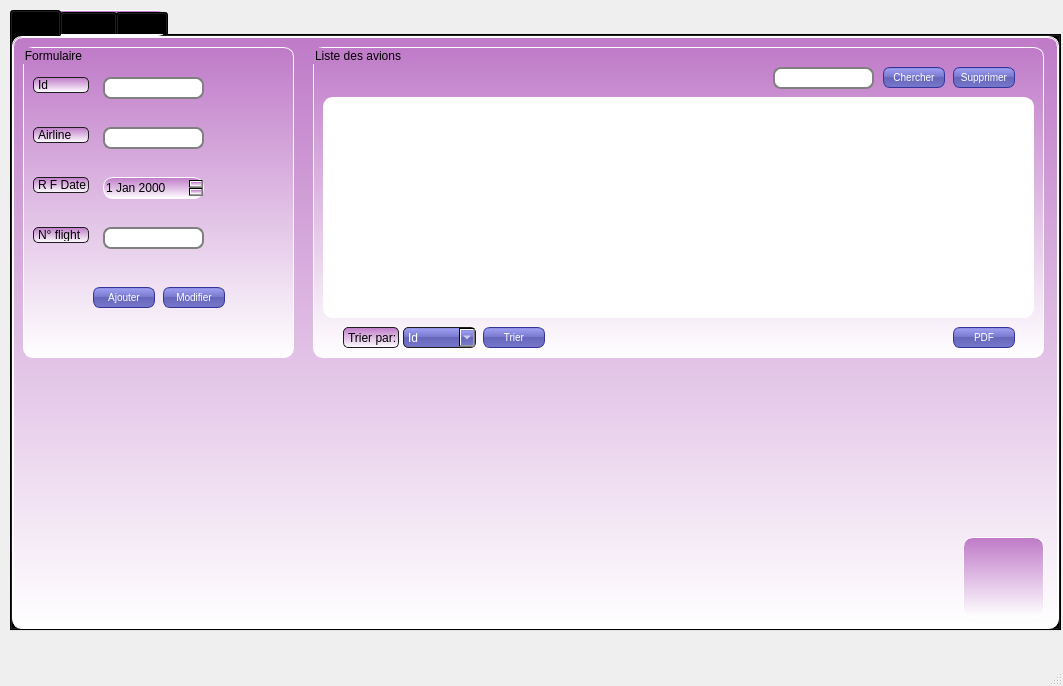
<?xml version="1.0" encoding="UTF-8"?>
<ui version="4.0">
 <class>avions</class>
 <widget class="QMainWindow" name="avions">
  <property name="geometry">
   <rect>
    <x>0</x>
    <y>0</y>
    <width>1063</width>
    <height>686</height>
   </rect>
  </property>
  <property name="windowTitle">
   <string>avions</string>
  </property>
  <widget class="QWidget" name="centralwidget">
   <widget class="QTabWidget" name="tabWidget">
    <property name="geometry">
     <rect>
      <x>10</x>
      <y>10</y>
      <width>1051</width>
      <height>621</height>
     </rect>
    </property>
    <property name="styleSheet">
     <string notr="true">
border: 1px solid white;
border-radius: 10px;
background: white;

background: QLinearGradient(x1: 0, y1: 0, x2: 0, y2: 1, stop: 0 rgba(191, 122, 200, 255), stop: 1 rgba(255, 255, 255, 255));

</string>
    </property>
    <property name="currentIndex">
     <number>0</number>
    </property>
    <widget class="QWidget" name="tab">
     <attribute name="title">
      <string>Data</string>
     </attribute>
     <widget class="QGroupBox" name="groupBox">
      <property name="geometry">
       <rect>
        <x>10</x>
        <y>10</y>
        <width>271</width>
        <height>311</height>
       </rect>
      </property>
      <property name="styleSheet">
       <string notr="true"/>
      </property>
      <property name="title">
       <string>Formulaire</string>
      </property>
      <widget class="QPushButton" name="pb_ajouter">
       <property name="geometry">
        <rect>
         <x>70</x>
         <y>240</y>
         <width>62</width>
         <height>21</height>
        </rect>
       </property>
       <property name="styleSheet">
        <string notr="true">QPushButton {
color: white;
background-color: QLinearGradient( x1: 0, y1: 0, x2: 0, y2: 1, stop: 0 #88d, stop: 0.1 #99e, stop: 0.49 #77c, stop: 0.5 #66b, stop: 1 #77c);
border-width: 1px;
border-color: #339;
border-style: solid;
border-radius: 7;
padding: 3px;
font-size: 10px;
padding-left: 5px;
padding-right: 5px;
min-width: 50px;
max-width: 50px;
min-height: 13px;
max-height: 13px;
}</string>
       </property>
       <property name="text">
        <string>Ajouter</string>
       </property>
      </widget>
      <widget class="QLabel" name="label">
       <property name="geometry">
        <rect>
         <x>10</x>
         <y>30</y>
         <width>56</width>
         <height>16</height>
        </rect>
       </property>
       <property name="styleSheet">
        <string notr="true">
    padding: 1px;
    border-style: solid;
    border: 1px solid #1e1e1e;
    border-radius: 5;
</string>
       </property>
       <property name="text">
        <string>Id</string>
       </property>
      </widget>
      <widget class="QLineEdit" name="lineEdit_Id">
       <property name="geometry">
        <rect>
         <x>80</x>
         <y>30</y>
         <width>101</width>
         <height>22</height>
        </rect>
       </property>
       <property name="styleSheet">
        <string notr="true">QLineEdit {
	background-color: rgb(255, 255, 255);
padding: 1px;
border-style: solid;
border: 2px solid gray;
border-radius: 8px;
}
</string>
       </property>
      </widget>
      <widget class="QLabel" name="label_2">
       <property name="geometry">
        <rect>
         <x>10</x>
         <y>80</y>
         <width>56</width>
         <height>16</height>
        </rect>
       </property>
       <property name="styleSheet">
        <string notr="true">
    padding: 1px;
    border-style: solid;
    border: 1px solid #1e1e1e;
    border-radius: 5;
</string>
       </property>
       <property name="text">
        <string>Airline</string>
       </property>
      </widget>
      <widget class="QLineEdit" name="lineEdit_Airline">
       <property name="geometry">
        <rect>
         <x>80</x>
         <y>80</y>
         <width>101</width>
         <height>22</height>
        </rect>
       </property>
       <property name="styleSheet">
        <string notr="true">QLineEdit {
	background-color: rgb(255, 255, 255);
padding: 1px;
border-style: solid;
border: 2px solid gray;
border-radius: 8px;
}
</string>
       </property>
      </widget>
      <widget class="QLabel" name="label_3">
       <property name="geometry">
        <rect>
         <x>10</x>
         <y>130</y>
         <width>56</width>
         <height>16</height>
        </rect>
       </property>
       <property name="styleSheet">
        <string notr="true">
    padding: 1px;
    border-style: solid;
    border: 1px solid #1e1e1e;
    border-radius: 5;
</string>
       </property>
       <property name="text">
        <string>R F Date</string>
       </property>
      </widget>
      <widget class="QLabel" name="label_4">
       <property name="geometry">
        <rect>
         <x>10</x>
         <y>180</y>
         <width>56</width>
         <height>16</height>
        </rect>
       </property>
       <property name="styleSheet">
        <string notr="true">
    padding: 1px;
    border-style: solid;
    border: 1px solid #1e1e1e;
    border-radius: 5;
</string>
       </property>
       <property name="text">
        <string>N° flight</string>
       </property>
      </widget>
      <widget class="QLineEdit" name="lineEdit_Num_flight">
       <property name="geometry">
        <rect>
         <x>80</x>
         <y>180</y>
         <width>101</width>
         <height>22</height>
        </rect>
       </property>
       <property name="styleSheet">
        <string notr="true">QLineEdit {
	background-color: rgb(255, 255, 255);
padding: 1px;
border-style: solid;
border: 2px solid gray;
border-radius: 8px;
}
</string>
       </property>
      </widget>
      <widget class="QPushButton" name="pb_modifier">
       <property name="geometry">
        <rect>
         <x>140</x>
         <y>240</y>
         <width>62</width>
         <height>21</height>
        </rect>
       </property>
       <property name="styleSheet">
        <string notr="true">QPushButton {
color: white;
background-color: QLinearGradient( x1: 0, y1: 0, x2: 0, y2: 1, stop: 0 #88d, stop: 0.1 #99e, stop: 0.49 #77c, stop: 0.5 #66b, stop: 1 #77c);
border-width: 1px;
border-color: #339;
border-style: solid;
border-radius: 7;
padding: 3px;
font-size: 10px;
padding-left: 5px;
padding-right: 5px;
min-width: 50px;
max-width: 50px;
min-height: 13px;
max-height: 13px;
}</string>
       </property>
       <property name="text">
        <string>Modifier</string>
       </property>
      </widget>
      <widget class="QDateEdit" name="dateEdit">
       <property name="geometry">
        <rect>
         <x>80</x>
         <y>130</y>
         <width>101</width>
         <height>22</height>
        </rect>
       </property>
       <property name="styleSheet">
        <string notr="true"/>
       </property>
      </widget>
     </widget>
     <widget class="QGroupBox" name="groupBox_2">
      <property name="geometry">
       <rect>
        <x>300</x>
        <y>10</y>
        <width>731</width>
        <height>311</height>
       </rect>
      </property>
      <property name="title">
       <string>Liste des avions</string>
      </property>
      <widget class="QLabel" name="label_6">
       <property name="geometry">
        <rect>
         <x>30</x>
         <y>280</y>
         <width>56</width>
         <height>21</height>
        </rect>
       </property>
       <property name="styleSheet">
        <string notr="true">
    padding: 1px;
    border-style: solid;
    border: 1px solid #1e1e1e;
    border-radius: 5;
</string>
       </property>
       <property name="text">
        <string>Trier par:</string>
       </property>
      </widget>
      <widget class="QComboBox" name="comboBox">
       <property name="geometry">
        <rect>
         <x>90</x>
         <y>280</y>
         <width>73</width>
         <height>21</height>
        </rect>
       </property>
       <property name="styleSheet">
        <string notr="true">QComboBox
{
    selection-background-color: #ffaa00;
    color: white;
background-color: QLinearGradient( x1: 0, y1: 0, x2: 0, y2: 1, stop: 0 #88d, stop: 0.1 #99e, stop: 0.49 #77c, stop: 0.5 #66b, stop: 1 #77c);
    border-style: solid;
    border: 1px solid #1e1e1e;
    border-radius: 5;
}</string>
       </property>
       <item>
        <property name="text">
         <string>Id</string>
        </property>
       </item>
       <item>
        <property name="text">
         <string>Num° Vol</string>
        </property>
       </item>
       <item>
        <property name="text">
         <string/>
        </property>
       </item>
      </widget>
      <widget class="QPushButton" name="pb_trier">
       <property name="geometry">
        <rect>
         <x>170</x>
         <y>280</y>
         <width>62</width>
         <height>21</height>
        </rect>
       </property>
       <property name="styleSheet">
        <string notr="true">QPushButton {
color: white;
background-color: QLinearGradient( x1: 0, y1: 0, x2: 0, y2: 1, stop: 0 #88d, stop: 0.1 #99e, stop: 0.49 #77c, stop: 0.5 #66b, stop: 1 #77c);
border-width: 1px;
border-color: #339;
border-style: solid;
border-radius: 7;
padding: 3px;
font-size: 10px;
padding-left: 5px;
padding-right: 5px;
min-width: 50px;
max-width: 50px;
min-height: 13px;
max-height: 13px;
}</string>
       </property>
       <property name="text">
        <string>Trier</string>
       </property>
      </widget>
      <widget class="QPushButton" name="pb_pdf">
       <property name="geometry">
        <rect>
         <x>640</x>
         <y>280</y>
         <width>62</width>
         <height>21</height>
        </rect>
       </property>
       <property name="styleSheet">
        <string notr="true">QPushButton {
color: white;
background-color: QLinearGradient( x1: 0, y1: 0, x2: 0, y2: 1, stop: 0 #88d, stop: 0.1 #99e, stop: 0.49 #77c, stop: 0.5 #66b, stop: 1 #77c);
border-width: 1px;
border-color: #339;
border-style: solid;
border-radius: 7;
padding: 3px;
font-size: 10px;
padding-left: 5px;
padding-right: 5px;
min-width: 50px;
max-width: 50px;
min-height: 13px;
max-height: 13px;
}</string>
       </property>
       <property name="text">
        <string>PDF</string>
       </property>
      </widget>
      <widget class="QPushButton" name="pb_supprimer">
       <property name="geometry">
        <rect>
         <x>640</x>
         <y>20</y>
         <width>62</width>
         <height>21</height>
        </rect>
       </property>
       <property name="styleSheet">
        <string notr="true">QPushButton {
color: white;
background-color: QLinearGradient( x1: 0, y1: 0, x2: 0, y2: 1, stop: 0 #88d, stop: 0.1 #99e, stop: 0.49 #77c, stop: 0.5 #66b, stop: 1 #77c);
border-width: 1px;
border-color: #339;
border-style: solid;
border-radius: 7;
padding: 3px;
font-size: 10px;
padding-left: 5px;
padding-right: 5px;
min-width: 50px;
max-width: 50px;
min-height: 13px;
max-height: 13px;
}</string>
       </property>
       <property name="text">
        <string>Supprimer</string>
       </property>
      </widget>
      <widget class="QLineEdit" name="lineEdit_supprimer">
       <property name="geometry">
        <rect>
         <x>460</x>
         <y>20</y>
         <width>101</width>
         <height>22</height>
        </rect>
       </property>
       <property name="styleSheet">
        <string notr="true">QLineEdit {
	background-color: rgb(255, 255, 255);
padding: 1px;
border-style: solid;
border: 2px solid gray;
border-radius: 8px;
}
</string>
       </property>
      </widget>
      <widget class="QTableView" name="tab_avions">
       <property name="geometry">
        <rect>
         <x>10</x>
         <y>50</y>
         <width>711</width>
         <height>221</height>
        </rect>
       </property>
       <property name="styleSheet">
        <string notr="true">background-color: rgb(255, 255, 255);</string>
       </property>
      </widget>
      <widget class="QPushButton" name="pb_chercher">
       <property name="geometry">
        <rect>
         <x>570</x>
         <y>20</y>
         <width>62</width>
         <height>21</height>
        </rect>
       </property>
       <property name="styleSheet">
        <string notr="true">QPushButton {
color: white;
background-color: QLinearGradient( x1: 0, y1: 0, x2: 0, y2: 1, stop: 0 #88d, stop: 0.1 #99e, stop: 0.49 #77c, stop: 0.5 #66b, stop: 1 #77c);
border-width: 1px;
border-color: #339;
border-style: solid;
border-radius: 7;
padding: 3px;
font-size: 10px;
padding-left: 5px;
padding-right: 5px;
min-width: 50px;
max-width: 50px;
min-height: 13px;
max-height: 13px;
}</string>
       </property>
       <property name="text">
        <string>Chercher</string>
       </property>
      </widget>
     </widget>
     <widget class="QLabel" name="label_pic">
      <property name="geometry">
       <rect>
        <x>950</x>
        <y>500</y>
        <width>81</width>
        <height>81</height>
       </rect>
      </property>
      <property name="text">
       <string/>
      </property>
      <property name="pixmap">
       <pixmap>Azure.png</pixmap>
      </property>
      <property name="scaledContents">
       <bool>true</bool>
      </property>
      <property name="wordWrap">
       <bool>false</bool>
      </property>
     </widget>
    </widget>
    <widget class="QWidget" name="tab_2">
     <attribute name="title">
      <string>Alerte</string>
     </attribute>
     <widget class="QGroupBox" name="groupBox_3">
      <property name="geometry">
       <rect>
        <x>10</x>
        <y>10</y>
        <width>391</width>
        <height>181</height>
       </rect>
      </property>
      <property name="title">
       <string>Maintenance</string>
      </property>
      <widget class="QComboBox" name="comboBox_2">
       <property name="geometry">
        <rect>
         <x>30</x>
         <y>100</y>
         <width>73</width>
         <height>22</height>
        </rect>
       </property>
       <property name="styleSheet">
        <string notr="true">QComboBox
{
    selection-background-color: #ffaa00;
    color: white;
background-color: QLinearGradient( x1: 0, y1: 0, x2: 0, y2: 1, stop: 0 #88d, stop: 0.1 #99e, stop: 0.49 #77c, stop: 0.5 #66b, stop: 1 #77c);
    border-style: solid;
    border: 1px solid #1e1e1e;
    border-radius: 5;
}</string>
       </property>
       <item>
        <property name="text">
         <string>Airline</string>
        </property>
       </item>
       <item>
        <property name="text">
         <string>Id</string>
        </property>
       </item>
      </widget>
      <widget class="QPushButton" name="pushButton_5">
       <property name="geometry">
        <rect>
         <x>320</x>
         <y>130</y>
         <width>62</width>
         <height>21</height>
        </rect>
       </property>
       <property name="styleSheet">
        <string notr="true">QPushButton {
color: white;
background-color: QLinearGradient( x1: 0, y1: 0, x2: 0, y2: 1, stop: 0 #88d, stop: 0.1 #99e, stop: 0.49 #77c, stop: 0.5 #66b, stop: 1 #77c);
border-width: 1px;
border-color: #339;
border-style: solid;
border-radius: 7;
padding: 3px;
font-size: 10px;
padding-left: 5px;
padding-right: 5px;
min-width: 50px;
max-width: 50px;
min-height: 13px;
max-height: 13px;
}</string>
       </property>
       <property name="text">
        <string>Check</string>
       </property>
      </widget>
      <widget class="QLabel" name="label_7">
       <property name="geometry">
        <rect>
         <x>30</x>
         <y>30</y>
         <width>91</width>
         <height>16</height>
        </rect>
       </property>
       <property name="styleSheet">
        <string notr="true">
    padding: 1px;
    border-style: solid;
    border: 1px solid #1e1e1e;
    border-radius: 5;
</string>
       </property>
       <property name="text">
        <string>Date actuelle:</string>
       </property>
      </widget>
      <widget class="QDateEdit" name="dateEdit_2">
       <property name="geometry">
        <rect>
         <x>30</x>
         <y>60</y>
         <width>101</width>
         <height>22</height>
        </rect>
       </property>
      </widget>
     </widget>
     <widget class="QGroupBox" name="groupBox_4">
      <property name="geometry">
       <rect>
        <x>10</x>
        <y>200</y>
        <width>391</width>
        <height>91</height>
       </rect>
      </property>
      <property name="title">
       <string>Chat</string>
      </property>
      <widget class="QLabel" name="label_8">
       <property name="geometry">
        <rect>
         <x>60</x>
         <y>40</y>
         <width>181</width>
         <height>16</height>
        </rect>
       </property>
       <property name="styleSheet">
        <string notr="true">
    padding: 1px;
    border-style: solid;
    border: 1px solid #1e1e1e;
    border-radius: 5;
</string>
       </property>
       <property name="text">
        <string>Se connecter avec un collegue:</string>
       </property>
      </widget>
      <widget class="QPushButton" name="pb_chat">
       <property name="geometry">
        <rect>
         <x>320</x>
         <y>40</y>
         <width>62</width>
         <height>21</height>
        </rect>
       </property>
       <property name="styleSheet">
        <string notr="true">QPushButton {
color: white;
background-color: QLinearGradient( x1: 0, y1: 0, x2: 0, y2: 1, stop: 0 #88d, stop: 0.1 #99e, stop: 0.49 #77c, stop: 0.5 #66b, stop: 1 #77c);
border-width: 1px;
border-color: #339;
border-style: solid;
border-radius: 7;
padding: 3px;
font-size: 10px;
padding-left: 5px;
padding-right: 5px;
min-width: 50px;
max-width: 50px;
min-height: 13px;
max-height: 13px;
}</string>
       </property>
       <property name="text">
        <string>Chat</string>
       </property>
      </widget>
     </widget>
     <widget class="QLabel" name="label_pic1">
      <property name="geometry">
       <rect>
        <x>950</x>
        <y>500</y>
        <width>81</width>
        <height>81</height>
       </rect>
      </property>
      <property name="text">
       <string/>
      </property>
      <property name="pixmap">
       <pixmap>Azure.png</pixmap>
      </property>
      <property name="scaledContents">
       <bool>true</bool>
      </property>
      <property name="wordWrap">
       <bool>false</bool>
      </property>
     </widget>
     <widget class="QGroupBox" name="groupBox_5">
      <property name="geometry">
       <rect>
        <x>410</x>
        <y>10</y>
        <width>621</width>
        <height>281</height>
       </rect>
      </property>
      <widget class="QLineEdit" name="subject">
       <property name="geometry">
        <rect>
         <x>10</x>
         <y>44</y>
         <width>201</width>
         <height>16</height>
        </rect>
       </property>
       <property name="styleSheet">
        <string notr="true">QLineEdit {
	background-color: rgb(255, 255, 255);
padding: 1px;
border-style: solid;
border: 2px solid gray;
border-radius: 8px;
}</string>
       </property>
       <property name="placeholderText">
        <string>subject</string>
       </property>
      </widget>
      <widget class="QPushButton" name="browseBtn">
       <property name="geometry">
        <rect>
         <x>140</x>
         <y>80</y>
         <width>62</width>
         <height>21</height>
        </rect>
       </property>
       <property name="styleSheet">
        <string notr="true">
color: white;
background-color: QLinearGradient( x1: 0, y1: 0, x2: 0, y2: 1, stop: 0 #88d, stop: 0.1 #99e, stop: 0.49 #77c, stop: 0.5 #66b, stop: 1 #77c);
border-width: 1px;
border-color: #339;
border-style: solid;
border-radius: 7;
padding: 3px;
font-size: 10px;
padding-left: 5px;
padding-right: 5px;
min-width: 50px;
max-width: 50px;
min-height: 13px;
max-height: 13px;
</string>
       </property>
       <property name="text">
        <string>Browse ...</string>
       </property>
      </widget>
      <widget class="QLineEdit" name="file">
       <property name="geometry">
        <rect>
         <x>10</x>
         <y>80</y>
         <width>121</width>
         <height>23</height>
        </rect>
       </property>
       <property name="styleSheet">
        <string notr="true">
	background-color: rgb(255, 255, 255);
padding: 1px;
border-style: solid;
border: 2px solid gray;
border-radius: 8px;
</string>
       </property>
       <property name="placeholderText">
        <string>attachement here</string>
       </property>
      </widget>
      <widget class="QTextEdit" name="msg">
       <property name="geometry">
        <rect>
         <x>10</x>
         <y>116</y>
         <width>601</width>
         <height>131</height>
        </rect>
       </property>
       <property name="styleSheet">
        <string notr="true">
	background-color: rgb(255, 255, 255);
padding: 1px;
border-style: solid;
border: 2px solid gray;
border-radius: 8px;
</string>
       </property>
       <property name="html">
        <string>&lt;!DOCTYPE HTML PUBLIC &quot;-//W3C//DTD HTML 4.0//EN&quot; &quot;http://www.w3.org/TR/REC-html40/strict.dtd&quot;&gt;
&lt;html&gt;&lt;head&gt;&lt;meta name=&quot;qrichtext&quot; content=&quot;1&quot; /&gt;&lt;style type=&quot;text/css&quot;&gt;
p, li { white-space: pre-wrap; }
&lt;/style&gt;&lt;/head&gt;&lt;body style=&quot; font-family:'MS Shell Dlg 2'; font-size:7.8pt; font-weight:400; font-style:normal;&quot;&gt;
&lt;p style=&quot;-qt-paragraph-type:empty; margin-top:0px; margin-bottom:0px; margin-left:0px; margin-right:0px; -qt-block-indent:0; text-indent:0px; font-family:'MS Shell Dlg 2';&quot;&gt;&lt;br /&gt;&lt;/p&gt;&lt;/body&gt;&lt;/html&gt;</string>
       </property>
       <property name="placeholderText">
        <string>type your message here ...</string>
       </property>
      </widget>
      <widget class="QLineEdit" name="rcpt">
       <property name="geometry">
        <rect>
         <x>10</x>
         <y>10</y>
         <width>201</width>
         <height>21</height>
        </rect>
       </property>
       <property name="styleSheet">
        <string notr="true">QLineEdit {
	background-color: rgb(255, 255, 255);
padding: 1px;
border-style: solid;
border: 2px solid gray;
border-radius: 8px;
}</string>
       </property>
       <property name="placeholderText">
        <string>recipient</string>
       </property>
      </widget>
      <widget class="QLineEdit" name="mail_pass">
       <property name="geometry">
        <rect>
         <x>220</x>
         <y>10</y>
         <width>141</width>
         <height>20</height>
        </rect>
       </property>
       <property name="styleSheet">
        <string notr="true">QLineEdit {
	background-color: rgb(255, 255, 255);
padding: 1px;
border-style: solid;
border: 2px solid gray;
border-radius: 8px;
}</string>
       </property>
       <property name="echoMode">
        <enum>QLineEdit::Password</enum>
       </property>
       <property name="placeholderText">
        <string>your mail password</string>
       </property>
      </widget>
      <widget class="QPushButton" name="sendBtn">
       <property name="geometry">
        <rect>
         <x>540</x>
         <y>250</y>
         <width>62</width>
         <height>21</height>
        </rect>
       </property>
       <property name="styleSheet">
        <string notr="true">QPushButton {
color: white;
background-color: QLinearGradient( x1: 0, y1: 0, x2: 0, y2: 1, stop: 0 #88d, stop: 0.1 #99e, stop: 0.49 #77c, stop: 0.5 #66b, stop: 1 #77c);
border-width: 1px;
border-color: #339;
border-style: solid;
border-radius: 7;
padding: 3px;
font-size: 10px;
padding-left: 5px;
padding-right: 5px;
min-width: 50px;
max-width: 50px;
min-height: 13px;
max-height: 13px;
}</string>
       </property>
       <property name="text">
        <string>Send</string>
       </property>
      </widget>
     </widget>
    </widget>
    <widget class="QWidget" name="tab_3">
     <attribute name="title">
      <string>Stats</string>
     </attribute>
     <widget class="QFrame" name="horizontalFrame">
      <property name="geometry">
       <rect>
        <x>10</x>
        <y>10</y>
        <width>531</width>
        <height>571</height>
       </rect>
      </property>
      <layout class="QHBoxLayout" name="horizontalLayout"/>
     </widget>
     <widget class="QLabel" name="label_pic2">
      <property name="geometry">
       <rect>
        <x>950</x>
        <y>500</y>
        <width>81</width>
        <height>81</height>
       </rect>
      </property>
      <property name="text">
       <string/>
      </property>
      <property name="pixmap">
       <pixmap>Azure.png</pixmap>
      </property>
      <property name="scaledContents">
       <bool>true</bool>
      </property>
      <property name="wordWrap">
       <bool>false</bool>
      </property>
     </widget>
     <widget class="QFrame" name="horizontalFrame_2">
      <property name="geometry">
       <rect>
        <x>550</x>
        <y>10</y>
        <width>481</width>
        <height>471</height>
       </rect>
      </property>
      <layout class="QHBoxLayout" name="horizontalLayout_2"/>
     </widget>
    </widget>
   </widget>
  </widget>
  <widget class="QMenuBar" name="menubar">
   <property name="geometry">
    <rect>
     <x>0</x>
     <y>0</y>
     <width>1063</width>
     <height>26</height>
    </rect>
   </property>
  </widget>
  <widget class="QStatusBar" name="statusbar"/>
 </widget>
 <resources/>
 <connections/>
</ui>
